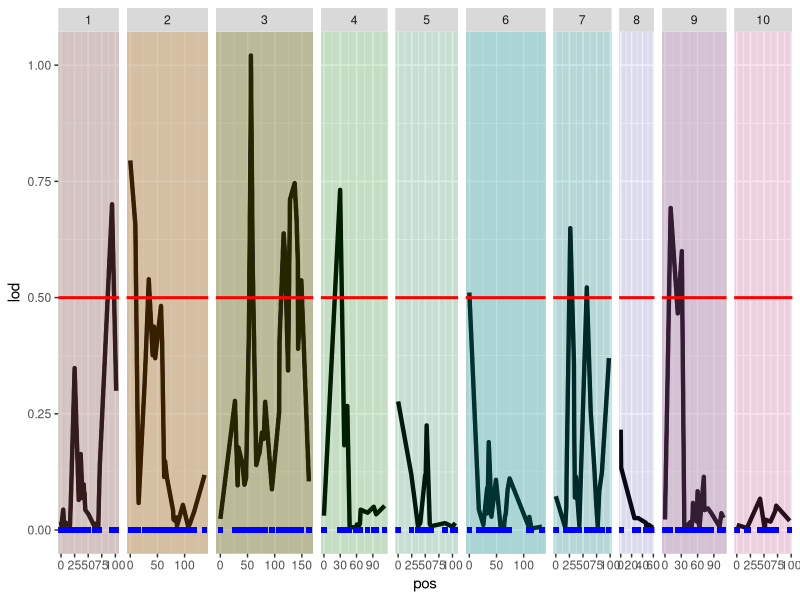

The R script that drew this image:
# root_qtl.R

# pick a threshold for the log scores
library(ggplot2)

setwd("~/Desktop/Lab/Maloof Lab/QTL_Visualization/")

qtl <- read.csv("chr_pos_lod_name.csv")

ggplot(qtl) +
  geom_line(aes(pos, lod), size = 1.5) +
  facet_grid(~ chr, scales = "free_x", space = "free_x") + 
  geom_rect(aes(fill = as.factor(chr)),xmin = -Inf,xmax = Inf, ymin = -Inf,ymax = Inf,alpha = 0.01) +
  geom_hline(yintercept = 0.50, color = "red", size = 1) +
  theme(legend.position = "none") +
  geom_point(aes(x = pos, y = 0), color = 'blue', shape = 15)
